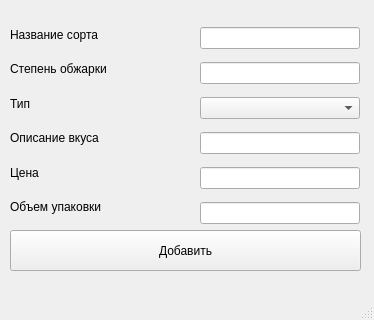
<?xml version="1.0" encoding="UTF-8"?>
<ui version="4.0">
 <class>MainWindow</class>
 <widget class="QMainWindow" name="MainWindow">
  <property name="geometry">
   <rect>
    <x>0</x>
    <y>0</y>
    <width>374</width>
    <height>320</height>
   </rect>
  </property>
  <property name="windowTitle">
   <string>MainWindow</string>
  </property>
  <widget class="QWidget" name="centralwidget">
   <widget class="QWidget" name="verticalLayoutWidget">
    <property name="geometry">
     <rect>
      <x>200</x>
      <y>20</y>
      <width>160</width>
      <height>211</height>
     </rect>
    </property>
    <layout class="QVBoxLayout" name="verticalLayout">
     <item>
      <widget class="QLineEdit" name="lineEdit"/>
     </item>
     <item>
      <widget class="QLineEdit" name="lineEdit_2"/>
     </item>
     <item>
      <widget class="QComboBox" name="comboBox"/>
     </item>
     <item>
      <widget class="QLineEdit" name="lineEdit_3"/>
     </item>
     <item>
      <widget class="QLineEdit" name="lineEdit_4"/>
     </item>
     <item>
      <widget class="QLineEdit" name="lineEdit_5"/>
     </item>
    </layout>
   </widget>
   <widget class="QPushButton" name="pushButton">
    <property name="geometry">
     <rect>
      <x>10</x>
      <y>230</y>
      <width>351</width>
      <height>41</height>
     </rect>
    </property>
    <property name="text">
     <string>Добавить</string>
    </property>
   </widget>
   <widget class="QWidget" name="verticalLayoutWidget_2">
    <property name="geometry">
     <rect>
      <x>10</x>
      <y>20</y>
      <width>160</width>
      <height>201</height>
     </rect>
    </property>
    <layout class="QVBoxLayout" name="verticalLayout_2">
     <item>
      <widget class="QLabel" name="label">
       <property name="text">
        <string>Название сорта</string>
       </property>
      </widget>
     </item>
     <item>
      <widget class="QLabel" name="label_2">
       <property name="text">
        <string>Степень обжарки</string>
       </property>
      </widget>
     </item>
     <item>
      <widget class="QLabel" name="label_3">
       <property name="text">
        <string>Тип</string>
       </property>
      </widget>
     </item>
     <item>
      <widget class="QLabel" name="label_4">
       <property name="text">
        <string>Описание вкуса</string>
       </property>
      </widget>
     </item>
     <item>
      <widget class="QLabel" name="label_6">
       <property name="text">
        <string>Цена</string>
       </property>
      </widget>
     </item>
     <item>
      <widget class="QLabel" name="label_7">
       <property name="text">
        <string>Объем упаковки</string>
       </property>
      </widget>
     </item>
    </layout>
   </widget>
  </widget>
  <widget class="QMenuBar" name="menubar">
   <property name="geometry">
    <rect>
     <x>0</x>
     <y>0</y>
     <width>374</width>
     <height>21</height>
    </rect>
   </property>
  </widget>
  <widget class="QStatusBar" name="statusbar"/>
 </widget>
 <resources/>
 <connections/>
</ui>
